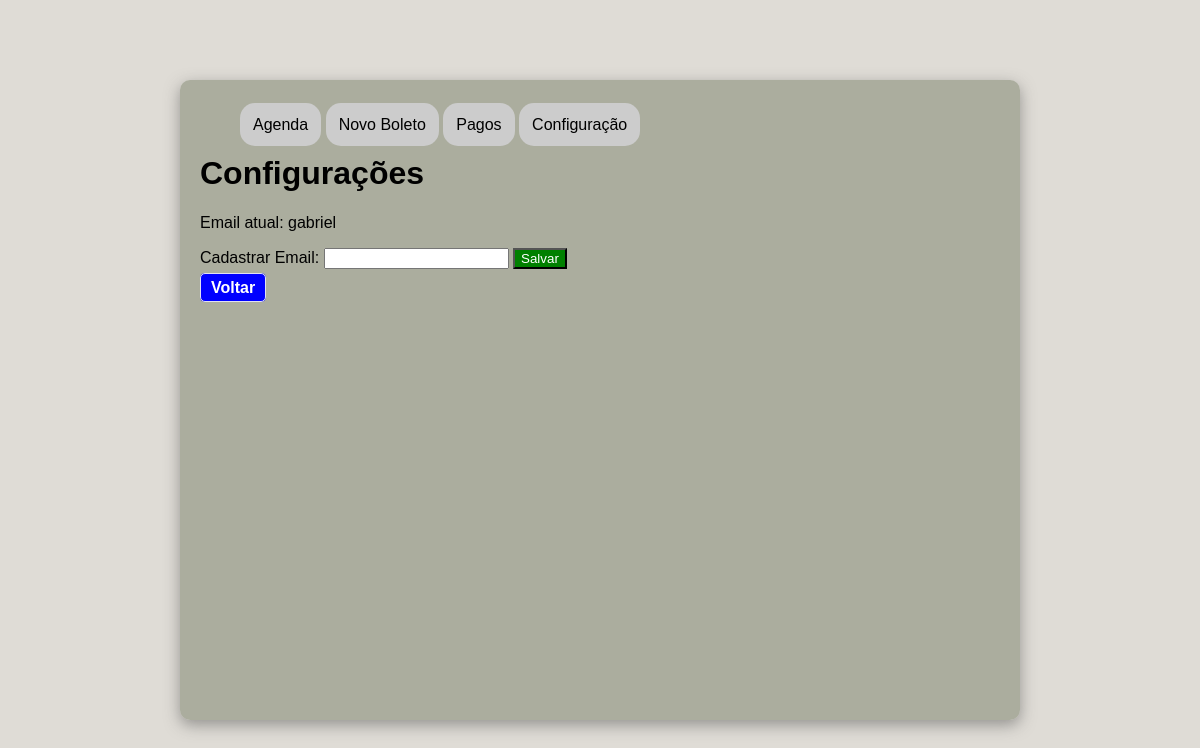
The app's page /configuracoes, older data.
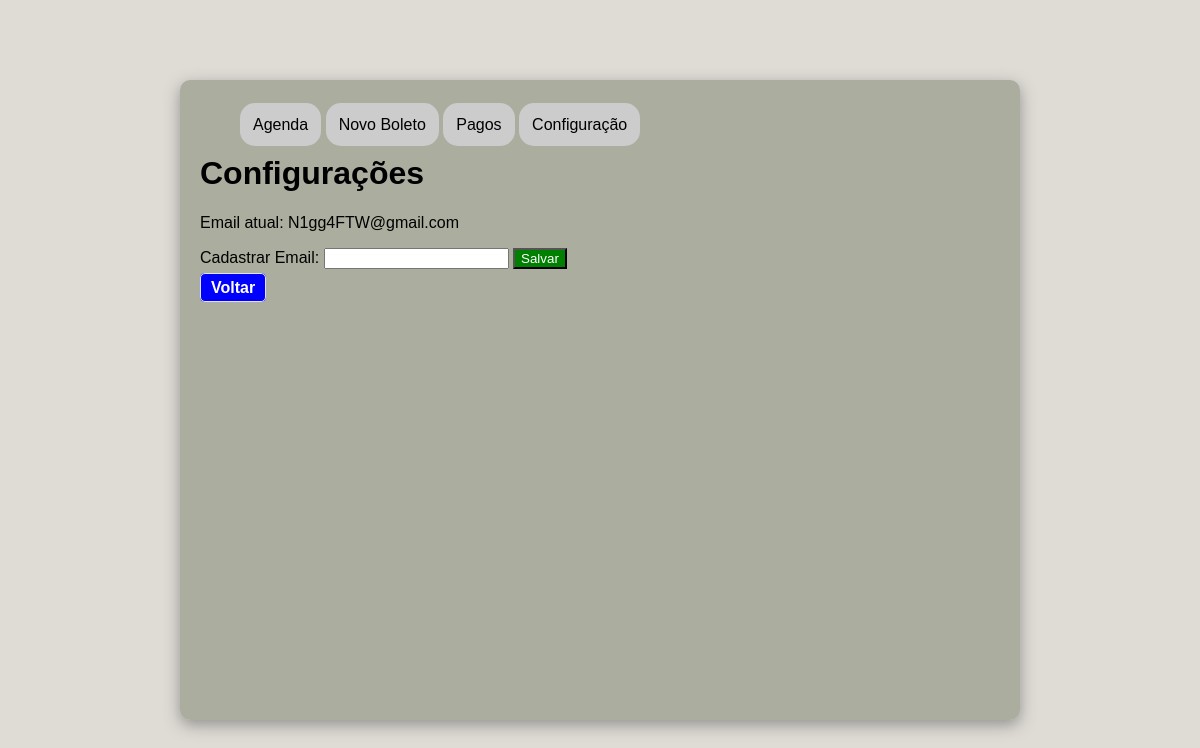
The same page, newer data.
### data.py (models this page shows)
class Config(Base):
    __tablename__ = 'email'
    email = Column(String(255), primary_key=True)

### app.py (the view, shortened to what this page needs)
@app.route('/configuracoes', methods=['GET', 'POST'])
def configuracoes():
    conn = get_db_connection()
    new_email = conn.query(Config).first().email
    conn.close
    return render_template('configuracoes.html', email=new_email)

### data.py (called while the page is built)
def get_db_connection():
    Session = sessionmaker(bind=engine)
    session = Session()
    return session

### templates/configuracoes.html
{% extends "base/_head.html" %}
{% block content %}
    <div class="content">
        <h1>Configurações</h1>
        <p>Email atual: {{ email }}</p>
        <form action="/configuracoes" method="POST">
            <div class="form__item">
                <label for="email">Cadastrar Email:</label>
                <input class="text" name="email">
                <input type="submit" value="Salvar" class="tabela__link g">
            </div>
        </form>
        <div style="padding: 10px 0;">
            <a href="{{ url_for('index')}}" class="tabela__link b">Voltar</a>
        </div>
    </div>
</body>
</html>
{% endblock %}

### templates/base/_head.html (shortened to what this page needs)
<!DOCTYPE html>
<html lang="en">
<head>
    <link rel="stylesheet" href="../../static/css/style.css">
</head>
<body>
    <div class="agenda">
        <div class="links">
            <ul>
                <li><a id="index"  href="{{ url_for('index') }}" >Agenda</a></li>
                <li><a id="new" href="{{ url_for('cadastrar_boleto') }}">Novo Boleto</a></li>
                <li><a id="pagos" href="{{ url_for('boletos_pagos') }}">Pagos</a></li>
                <li><a id="configuracao" href="{{ url_for('configuracoes') }}">Configuração</a></li>
            </ul>
        </div>
    {% block content %}
    {% endblock %}

### static/css/style.css (style rules this page uses)
body { font-family: Arial, sans-serif; background-color: #dddad3ec; display: flex; justify-content: center; align-items: center; height: 100vh; margin: 0px; }
.agenda { width: 800px; height: 600px; background-color: #a2a595d7; border-radius: 10px; padding: 20px; box-shadow: 0px 5px 15px rgba(75, 75, 75, 0.5); }
.links ul { list-style: none; }
.links li { display: inline-block; margin-right: 0px 15px; }
.links a { text-decoration: none; color: #000; padding: 13px; background-color: #ccc; border-top-right-radius: 15px; border-top-left-radius: 15px; border-bottom-left-radius: 15px; border-bottom-right-radius: 15px; }
a.tabela__link { text-decoration: none; margin-right: 10px; padding: 5px 10px; border: 1px solid #f5f4f2ec; border-radius: 5px; font-weight: bold; }
.tabela__link.b { background-color: blue; color: white; }
.tabela__link.g { background-color: green; color: white; }

Row changes from the older to the newer data that the page shows:
removed Config: email "gabriel"
added Config: email "N1gg4FTW@gmail.com"
